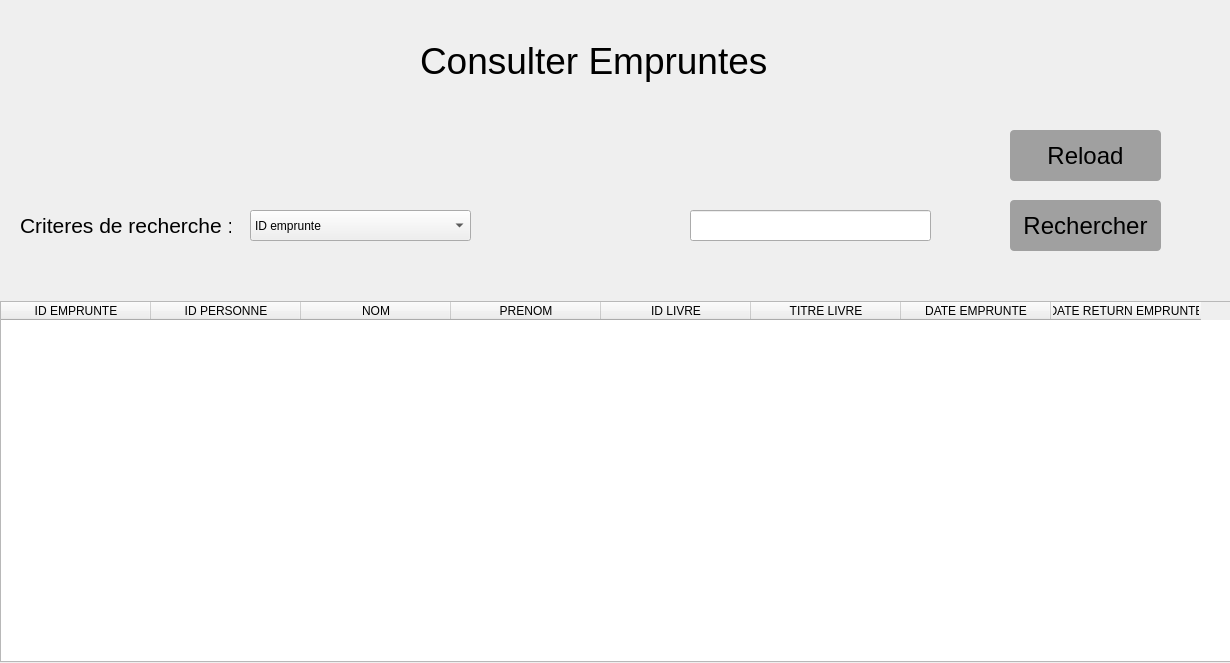
<?xml version="1.0" encoding="UTF-8"?>
<ui version="4.0">
 <class>enmpruntes</class>
 <widget class="QDialog" name="enmpruntes">
  <property name="geometry">
   <rect>
    <x>0</x>
    <y>0</y>
    <width>1230</width>
    <height>663</height>
   </rect>
  </property>
  <property name="windowTitle">
   <string>Empruntes</string>
  </property>
  <widget class="QWidget" name="widget" native="true">
   <property name="geometry">
    <rect>
     <x>0</x>
     <y>0</y>
     <width>281</width>
     <height>131</height>
    </rect>
   </property>
   <property name="styleSheet">
    <string notr="true">border-image: url(:/images/logo.png);</string>
   </property>
  </widget>
  <widget class="QLabel" name="label">
   <property name="geometry">
    <rect>
     <x>420</x>
     <y>10</y>
     <width>361</width>
     <height>101</height>
    </rect>
   </property>
   <property name="font">
    <font>
     <family>Nirmala UI</family>
     <pointsize>28</pointsize>
    </font>
   </property>
   <property name="styleSheet">
    <string notr="true"/>
   </property>
   <property name="text">
    <string>Consulter Empruntes</string>
   </property>
  </widget>
  <widget class="QTableWidget" name="table_empruntes">
   <property name="geometry">
    <rect>
     <x>0</x>
     <y>301</y>
     <width>1231</width>
     <height>361</height>
    </rect>
   </property>
   <attribute name="horizontalHeaderDefaultSectionSize">
    <number>150</number>
   </attribute>
   <column>
    <property name="text">
     <string>ID EMPRUNTE</string>
    </property>
   </column>
   <column>
    <property name="text">
     <string>ID PERSONNE</string>
    </property>
   </column>
   <column>
    <property name="text">
     <string>NOM</string>
    </property>
   </column>
   <column>
    <property name="text">
     <string>PRENOM</string>
    </property>
   </column>
   <column>
    <property name="text">
     <string>ID LIVRE</string>
    </property>
   </column>
   <column>
    <property name="text">
     <string>TITRE LIVRE</string>
    </property>
   </column>
   <column>
    <property name="text">
     <string>DATE EMPRUNTE</string>
    </property>
   </column>
   <column>
    <property name="text">
     <string>DATE RETURN EMPRUNTE</string>
    </property>
   </column>
  </widget>
  <widget class="QPushButton" name="bt_recherche">
   <property name="geometry">
    <rect>
     <x>1010</x>
     <y>200</y>
     <width>151</width>
     <height>51</height>
    </rect>
   </property>
   <property name="font">
    <font>
     <pointsize>18</pointsize>
     <bold>false</bold>
    </font>
   </property>
   <property name="styleSheet">
    <string notr="true">#bt_recherche{
color:black;
background-color:#a0a0a0;
border-width:0px;
border-radius:4px;
}
#bt_recherche:hover{

background-color:#27a9e3;

}</string>
   </property>
   <property name="text">
    <string>Rechercher</string>
   </property>
  </widget>
  <widget class="QPushButton" name="bt_reload">
   <property name="geometry">
    <rect>
     <x>1010</x>
     <y>130</y>
     <width>151</width>
     <height>51</height>
    </rect>
   </property>
   <property name="font">
    <font>
     <pointsize>18</pointsize>
     <bold>false</bold>
    </font>
   </property>
   <property name="styleSheet">
    <string notr="true">#bt_reload{
color:black;
background-color:#a0a0a0;
border-width:0px;
border-radius:4px;
}
#bt_reload:hover{

background-color:#27a9e3;

}</string>
   </property>
   <property name="text">
    <string>Reload</string>
   </property>
  </widget>
  <widget class="QLabel" name="label_2">
   <property name="geometry">
    <rect>
     <x>20</x>
     <y>210</y>
     <width>211</width>
     <height>31</height>
    </rect>
   </property>
   <property name="font">
    <font>
     <pointsize>16</pointsize>
    </font>
   </property>
   <property name="text">
    <string>Criteres de recherche :</string>
   </property>
  </widget>
  <widget class="QComboBox" name="comboBox">
   <property name="geometry">
    <rect>
     <x>250</x>
     <y>210</y>
     <width>221</width>
     <height>31</height>
    </rect>
   </property>
   <item>
    <property name="text">
     <string>ID emprunte</string>
    </property>
   </item>
   <item>
    <property name="text">
     <string>ID personne</string>
    </property>
   </item>
   <item>
    <property name="text">
     <string>Nom</string>
    </property>
   </item>
   <item>
    <property name="text">
     <string>Prenom</string>
    </property>
   </item>
   <item>
    <property name="text">
     <string>ID livre</string>
    </property>
   </item>
   <item>
    <property name="text">
     <string>Nom de livre</string>
    </property>
   </item>
   <item>
    <property name="text">
     <string>Date emprunte</string>
    </property>
   </item>
  </widget>
  <widget class="QLineEdit" name="tb_search">
   <property name="geometry">
    <rect>
     <x>690</x>
     <y>210</y>
     <width>241</width>
     <height>31</height>
    </rect>
   </property>
   <property name="font">
    <font>
     <pointsize>14</pointsize>
    </font>
   </property>
   <property name="text">
    <string/>
   </property>
   <property name="echoMode">
    <enum>QLineEdit::Normal</enum>
   </property>
  </widget>
 </widget>
 <resources/>
 <connections/>
</ui>
